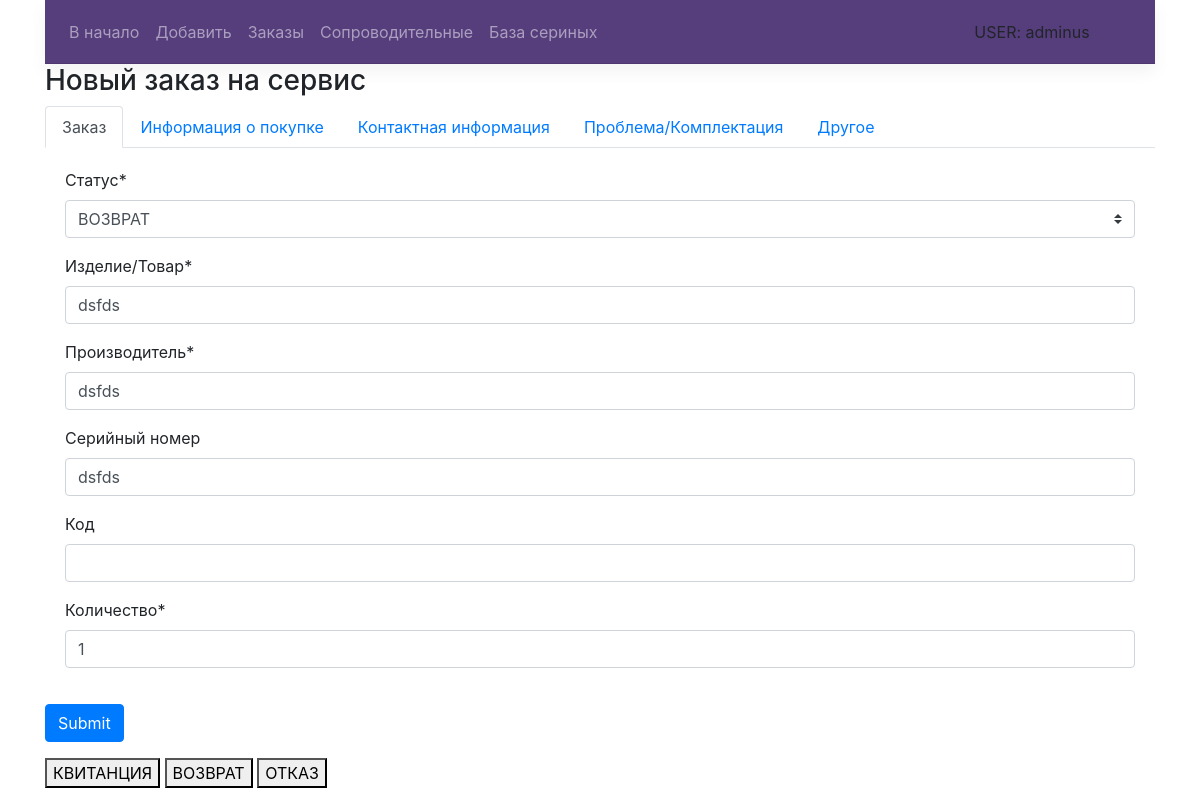
The app's page /orders/update/1/ (signed in) with its own data.
### base/models.py (models this page shows, shortened)
class ServiceOrder(models.Model):
    item_name = models.CharField(max_length=250, null=False, blank=False, verbose_name='Изделие/Товар')
    adi_code = models.CharField(max_length=250, null=True, blank=True, verbose_name='Код')
    manufacturer = models.CharField(max_length=200, null=False, blank=False, verbose_name='Производитель')
    price = models.FloatField(null=True, default=None, blank=True, verbose_name='Стоимость')
    item_purchase_date = models.DateField(null=True, default=None, blank=True, verbose_name='Дата покупки')
    serial_number = models.CharField(max_length=100, blank=True, verbose_name='Серийный номер')
    purchase_document = models.CharField(max_length=200, blank=True, default='',
                                         verbose_name='Документ о покупке/гарантии')
    contact_person = models.CharField(max_length=200, verbose_name='Контактное лицо')
    contact_phone = models.CharField(max_length=50, verbose_name='Контактный телефон')
    damage = models.TextField(max_length=1000, verbose_name='Повреждение/Проблема')
    comments = models.TextField(max_length=1000, blank=True, default='', verbose_name='Коментарий')
    equipment = models.TextField(max_length=500, verbose_name='Комплектация')
    date_of_receipt = models.DateTimeField(auto_now_add=True, verbose_name='Дата приема')
    status = models.ForeignKey(ServiceStatuses, on_delete=models.PROTECT, verbose_name='Статус')
    close_date = models.DateField(null=True, verbose_name='Дата закрытия заявки')
    author = models.ForeignKey(User, on_delete=models.PROTECT, verbose_name='Автор заявки')
    is_service_order = models.BooleanField(default=False, verbose_name='Это заказ от сервиса')
    customer = models.CharField(max_length=200, null=True, blank=True, verbose_name='Поставщик (примечание)')
    itemProvider = models.ForeignKey("ItemProvider", on_delete=models.SET_NULL, blank=True, null=True,
                                 verbose_name='Поставщик')
    parentOrder = models.ForeignKey("ServiceOrder", on_delete=models.SET_NULL, blank=True, null=True,
                                     verbose_name='На основании')
    modify_by = models.ForeignKey(User, on_delete=models.SET_NULL, verbose_name='Последний редактор',
                                  null=True, blank=True, related_name='modifiers')
    date_of_modify = models.DateTimeField(auto_now=True, verbose_name='Дата изменения')
    warranty = models.IntegerField(null=True, blank=True, verbose_name='Гарантийный срок')
    count = models.IntegerField(verbose_name='Количество', default=1)
    class Meta:
        verbose_name = 'Заказ на сервис'
        verbose_name_plural = 'Заказы на сервис'
        ordering = ['-date_of_receipt', '-id']

### base/views.py (the view, shortened to what this page needs)
# urls.py: path('update/<int:pk>/', OrderUpdateForm.as_view(), name='update'),
class OrderUpdateForm(LoginRequiredMixin, UpdateView):
    template_name = 'base/orders/UpdateServiceOrder.html'
    model = ServiceOrder
    form_class = UpdateServiceOrder
    success_url = '/orders/'
    def get_context_data(self, **kwargs):
        context = super().get_context_data(**kwargs)
        return context

### base/forms.py
class UpdateServiceOrder(AddServiceOrder):
    status = forms.ModelChoiceField(queryset=ServiceStatuses.objects.all(),required=True, label='Статус')

### base/models.py (called while the page is built)
    def __str__(self):
        return self.name

    def __str__(self):
        return self.name

### templates/base/orders/UpdateServiceOrder.html (shortened to what this page needs)
{% extends 'base/orders/CreateServiceOrder.html' %}
{% block print_content %}
    <div class="panel-footer">
       <button id="printView">КВИТАНЦИЯ</button>
       <button id="printReturn">ВОЗВРАТ</button>
       <button id="printReject">ОТКАЗ</button>
    </div>
{% endblock %}

### templates/base/orders/CreateServiceOrder.html (shortened to what this page needs)
{% extends 'base/base_template.html' %}
{% load static %}
{% load bootstrap4 %}
{% load crispy_forms_tags %}
{% block content %}
    <div class="panel panel-primary">
      <div class="panel-heading">
        <h3 class="panel-title">Новый заказ на сервис</h3>
      </div>
        <div class="panel-body">
            <form method="post" id="theForm" novalidate>
                 {% crispy form %}
            </form>
        </div>
        {% block print_content %}
        {% endblock %}
    </div>
{% endblock %}

### templates/base/base_template.html (shortened to what this page needs)
{% load static %}
<!DOCTYPE html>
{% load i18n %}
<html lang="ru">
<head>
    <link rel="stylesheet" href="{% static 'base/css/bootstrap.min.css' %}">
    <link rel="stylesheet" href="{% static 'base/css/jquery-ui.css' %}">
    <link rel="stylesheet" href="{% static 'base/css/jquery-ui.structure.min.css' %}">
    <link rel="stylesheet" href="{% static 'base/css/jquery-ui.theme.min.css' %}">
    <link rel="stylesheet" href="{% static 'base/css/theme.css' %}">
    <link rel="stylesheet" href="{% static 'base/style.css' %}">
</head>
<body>
    <header class="container">
        <div class="navbar navbar-expand navbar-dark flex-column flex-md-row bd-navbar">
            <div class="navbar-nav-scroll">
                <ul class="navbar-nav bd-navbar-nav flex-row">
                  <li class="nav-item">
                    <a class="nav-link " href="/" title="В начало">В начало</a>
                  </li>
                  <li class="nav-item">
                    <a class="nav-link " href="{% url 'add' %}" title="Добавить Заказ">Добавить</a>
                  </li>
                    <li class="nav-item dropdown">
                            <a class="nav-link" href="#" id="navbarDropdown">
                              Заказы
                            </a>
                          </li>
                    <li class="nav-item dropdown">
                            <a class="nav-link" href="#" id="navbarDropdown2">
                              Сопроводительные
                            </a>
                          </li>
                    <li class="nav-item">
                            <a class="nav-link" href="{% url 'serial_numbers' %}">База сериных</a>
                    </li>
                </ul>
              </div>
            <div class="col-2" style="margin-left: auto;">
                {% if user.is_authenticated %}
                    <div class="nav-item dropdown" style="padding-bottom: 8px;padding-top: 8px;">
                    USER: {{ user.username }}
                    </div>
                {% endif %}
            </div>
        </div>
    </header>
    <div class="container">
        {% block content%}
        {% endblock %}
    </div>
</body>
</html>

### base/static/base/style.css (style rules this page uses)
.bd-navbar { min-height: 4rem; background-color: #563d7c; box-shadow: 0 0.5rem 1rem rgba(0,0,0,.05), inset 0 -1px 0 rgba(0,0,0,.1); }

### records on screen
ServiceOrder: status "ВОЗВРАТ", item_name "dsfds", manufacturer "dsfds", serial_number "dsfds", count "1"

### other values on screen
{{ user.username }} "adminus"
